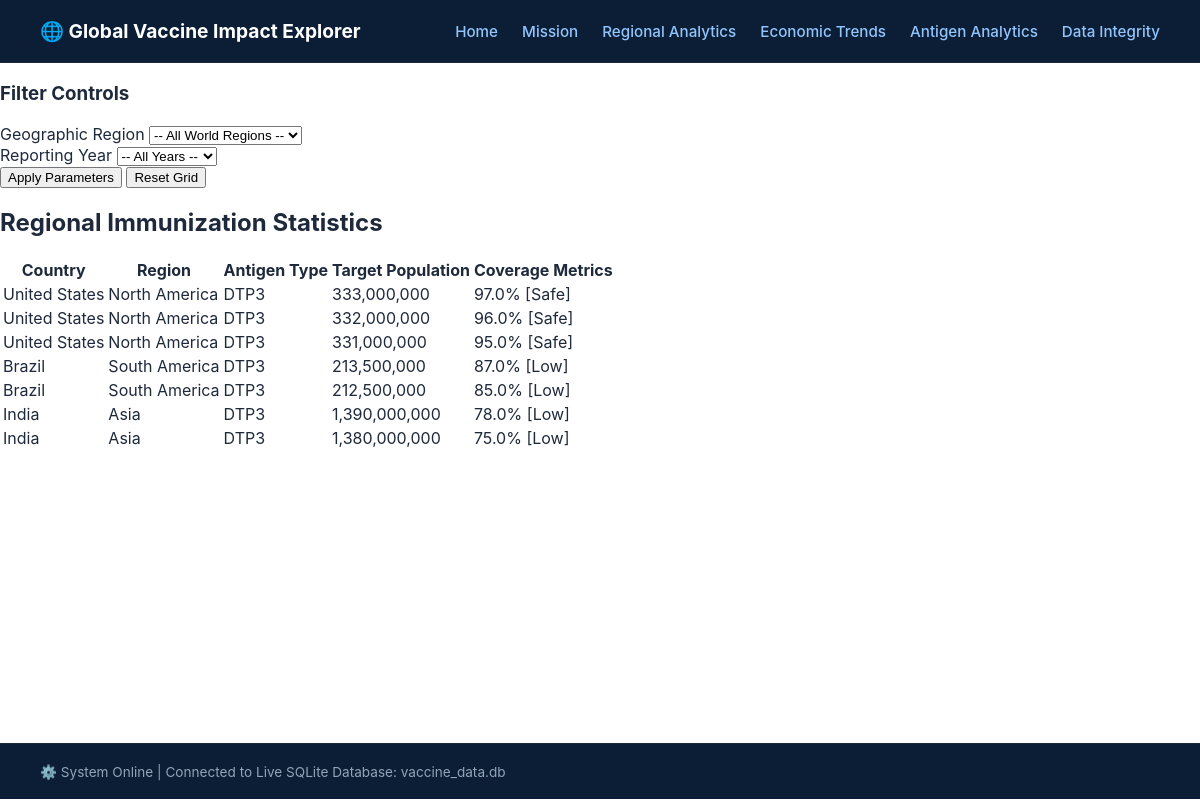
Screenshot of /regional with the database file from the repository.
### tables this page shows
CREATE TABLE VaccinationData (
            CountryID INTEGER NOT NULL,
            Year INTEGER NOT NULL,
            Antigen TEXT NOT NULL,
            DosesAdministered INTEGER NOT NULL,
            CoveragePercentage REAL NOT NULL,
            PRIMARY KEY (CountryID, Year, Antigen),
            FOREIGN KEY (CountryID) REFERENCES Countries(CountryID)
        );

CREATE TABLE Countries (
            CountryID INTEGER PRIMARY KEY,
            CountryName TEXT NOT NULL,
            RegionName TEXT,
            EconomicStatus TEXT
        );

CREATE TABLE CountryPopulation (
            CountryID INTEGER NOT NULL,
            Year INTEGER NOT NULL,
            PopulationValue INTEGER NOT NULL,
            PRIMARY KEY (CountryID, Year),
            FOREIGN KEY (CountryID) REFERENCES Countries(CountryID)
        );

### app.py (the view)
@app.route('/regional', methods=['GET', 'POST'])
def regional():
    regions = query_db("SELECT DISTINCT RegionName FROM Countries WHERE RegionName IS NOT NULL;")
    years = query_db("SELECT DISTINCT Year FROM VaccinationData ORDER BY Year DESC;")
    selected_region = request.form.get('region') if request.method == 'POST' else None
    selected_year = request.form.get('year') if request.method == 'POST' else None
    query = """
        SELECT c.CountryName, c.RegionName, v.Antigen, p.PopulationValue, v.DosesAdministered, v.CoveragePercentage, v.Year
        FROM VaccinationData v
        JOIN Countries c ON v.CountryID = c.CountryID
        JOIN CountryPopulation p ON v.CountryID = p.CountryID AND v.Year = p.Year
        WHERE 1=1
    """
    params = []
    if selected_region:
        query += " AND c.RegionName = ?"
        params.append(selected_region)
    if selected_year:
        query += " AND v.Year = ?"
        params.append(int(selected_year) if selected_year.isdigit() else selected_year)
    query += " ORDER BY v.CoveragePercentage DESC LIMIT 100;"
    records = query_db(query, params)
    return render_template('regional.html', regions=regions, years=years,
                           records=records, sel_region=selected_region, sel_year=selected_year)

### app.py (called while the page is built)
def query_db(query, args=(), one=False):
    conn = sqlite3.connect(DB_FILE)
    conn.row_factory = sqlite3.Row
    cur = conn.cursor()
    cur.execute(query, args)
    rv = cur.fetchall()
    conn.close()
    return (rv[0] if rv else None) if one else rv

### templates/regional.html (shortened to what this page needs)
{% extends "base.html" %}
{% block content %}
<div class="sidebar">
    <h3>Filter Controls</h3>
    <form method="POST" action="/regional">
        <div class="form-group">
            <label>Geographic Region</label>
            <select name="region">
                <option value="">-- All World Regions --</option>
            </select>
        </div>
        <div class="form-group">
            <label>Reporting Year</label>
            <select name="year">
                <option value="">-- All Years --</option>
            </select>
        </div>
        <button type="submit">Apply Parameters</button>
        <a href="/regional"><button type="button" class="clear-btn">Reset Grid</button></a>
    </form>
</div>
<div class="workspace">
    <h2>Regional Immunization Statistics</h2>
    <table>
        <thead>
            <tr><th>Country</th><th>Region</th><th>Antigen Type</th><th>Target Population</th><th>Coverage Metrics</th></tr>
        </thead>
        <tbody>
            {% for row in records %}
            <tr>
                <td>{{ row.CountryName }}</td>
                <td>{{ row.RegionName }}</td>
                <td>{{ row.Antigen }}</td>
                <td>{{ "{:,}".format(row.PopulationValue) }}</td>
                <td>
                    {% if row.CoveragePercentage < 90 %}
                    <span class="badge badge-danger">{{ row.CoveragePercentage }}% [Low]</span>
                    {% else %}
                    <span class="badge badge-success">{{ row.CoveragePercentage }}% [Safe]</span>
                    {% endif %}
                </td>
            </tr>
            {% endfor %}
        </tbody>
    </table>
</div>
{% endblock %}

### static/style.css (style rules this page uses)
body { font-family: 'Inter', Arial, sans-serif; background-color: #ffffff; color: #1e293b; margin: 0; padding: 0; }

### rows the page displays
VaccinationData: CountryName "United States", RegionName "North America", Antigen "DTP3", CoveragePercentage "97.0"
CountryPopulation: PopulationValue "333,000,000"
VaccinationData: CountryName "United States", RegionName "North America", Antigen "DTP3", CoveragePercentage "96.0"
CountryPopulation: PopulationValue "332,000,000"
VaccinationData: CountryName "United States", RegionName "North America", Antigen "DTP3", CoveragePercentage "95.0"
CountryPopulation: PopulationValue "331,000,000"
VaccinationData: CountryName "Brazil", RegionName "South America", Antigen "DTP3", CoveragePercentage "87.0"
CountryPopulation: PopulationValue "213,500,000"
VaccinationData: CountryName "Brazil", RegionName "South America", Antigen "DTP3", CoveragePercentage "85.0"
CountryPopulation: PopulationValue "212,500,000"
VaccinationData: CountryName "India", RegionName "Asia", Antigen "DTP3", CoveragePercentage "78.0"
CountryPopulation: PopulationValue "1,390,000,000"
VaccinationData: CountryName "India", RegionName "Asia", Antigen "DTP3", CoveragePercentage "75.0"
CountryPopulation: PopulationValue "1,380,000,000"
